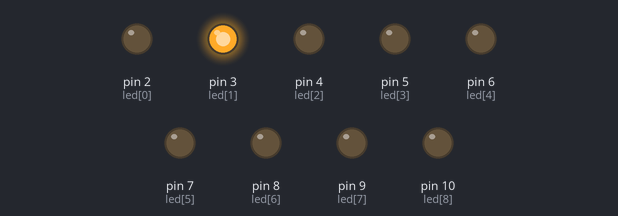
This sketch was run on a simulated Arduino Uno, built with avr-gcc and run on an emulated ATmega328P. Parts: output pins drawn as LEDs (lit = HIGH).

Above: at 0.02 s.
At 0.37 s:
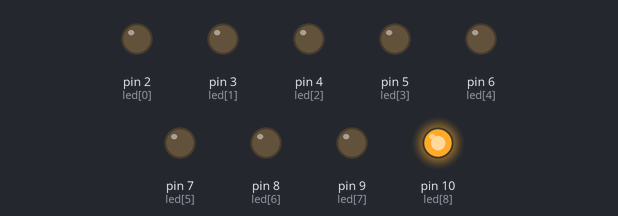
At 0.72 s:
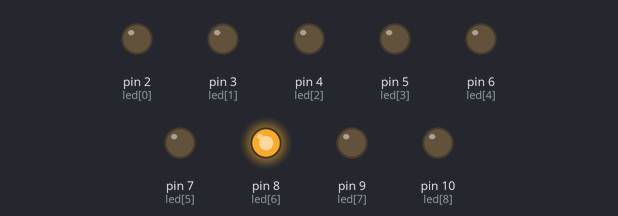
At 1.47 s:
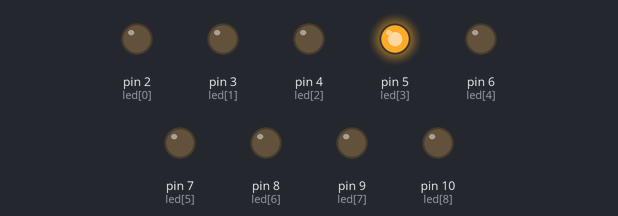
At 2.22 s:
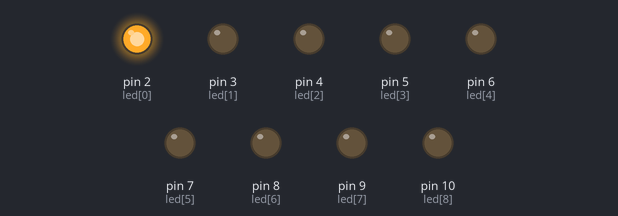
At 2.92 s:
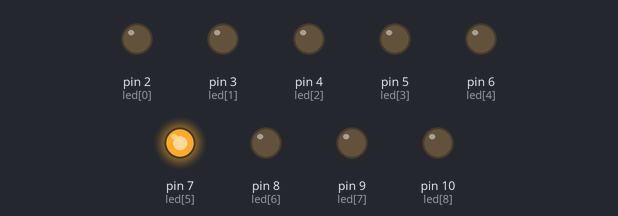
Timing chart, 0 to 3.2 s (numbered marks = the images above):
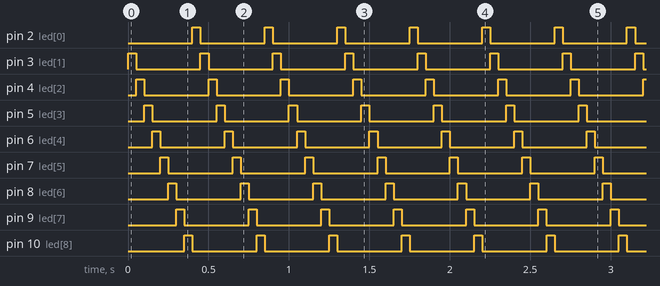

The sketch:

comando_while.ino
```cpp
int led[9] = {2,3,4,5,6,7,8,9,10};        //uma variável com variáveis dentro. Define todas as 9 portas em 1 variável
int x;                                    //variável que substitui o n de portas p/ comando for
int nLed;                                 //variável que diz o n de leds
int t = 100;                              //delay
char digitado;                            //variável p/ dizer qual letra tem que aparecer na porta serial p/ parar os leds

void setup() {

  for (x = 0; x <= 8; x = x + 1){         //for vai ler as portas de 0 (pin 2) até menor ou igual a 8 (pin 10), somando de 1 em 1
    pinMode (led[x], OUTPUT);             //define todos os x como saídas
  }

  Serial.begin(9600);                     //inicia comunicação serial; 9600 é a velocidade

}

void loop() {

  digitado = ' ';                         //começa com um espaço
  nLed = 0;
  while ( digitado != 'P') {              /*enquanto o que estiver aparecendo na porta serial for diferente de P, os
                                            leds vão continuar passando. Quando aparecer a letra, os leds param */
     digitalWrite (led[nLed], 0);         //diz que todos os leds apagam
     nLed = nLed + 1;
     if (nLed > 8) {                      //se número do led passar do 8 ele volta ao 0
     nLed = 0;
      }
     digitalWrite (led[nLed], 1);         //acende o número do led dnv

     if (Serial.available()) {            //lê a porta serial pra ver se a letra P aparece
       digitado = Serial.read();
      }

      delay (50);
    }

    delay (5000);
}
```

Measured:
- by itself, pin 2 (led[0]), pin 3 (led[1]), pin 4 (led[2]), pin 5 (led[3]), pin 6 (led[4]), pin 7 (led[5]), pin 8 (led[6]), pin 9 (led[7]), pin 10 (led[8]): alternates HIGH for 0.05 s and LOW for 0.40 s
- by itself, everything shown: repeats every 0.45 s, in 9 steps
